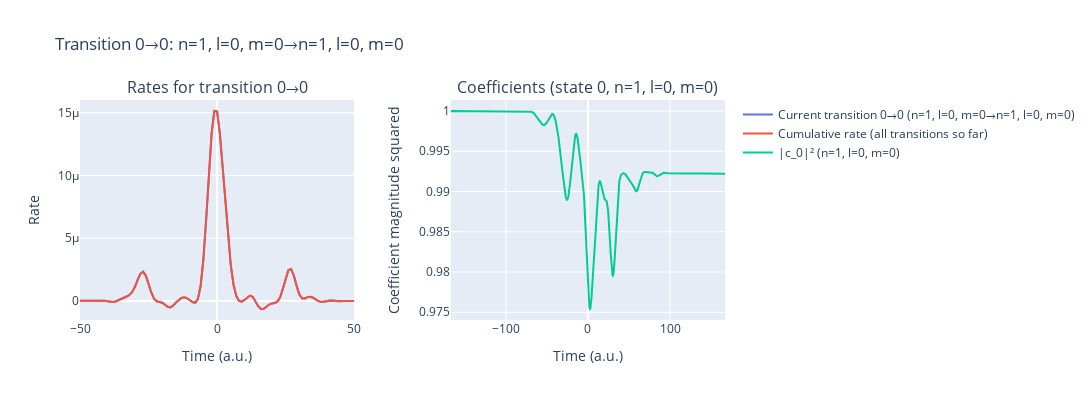
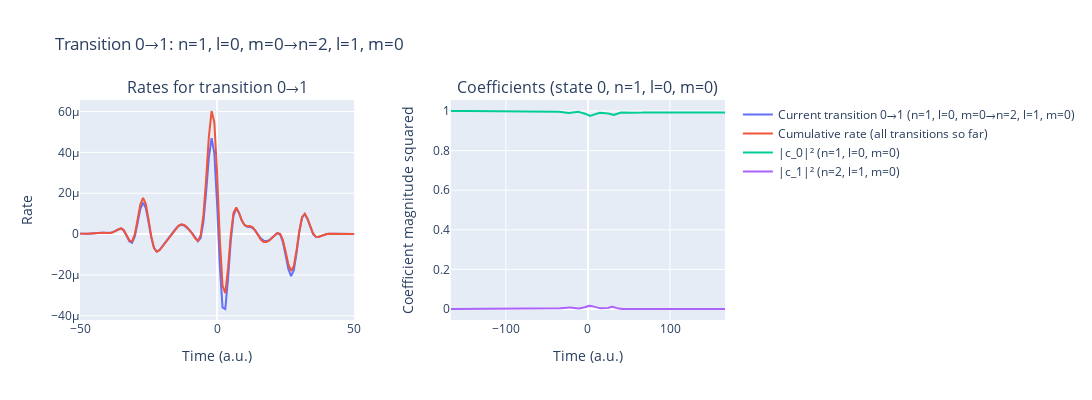
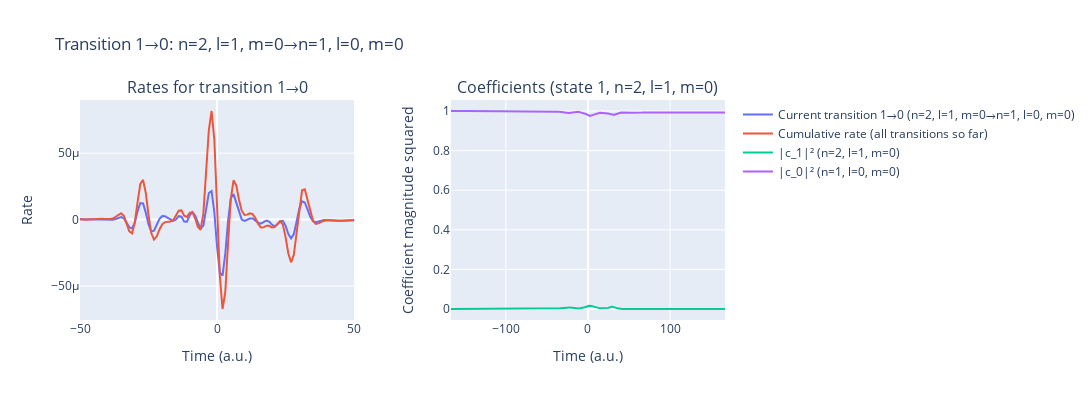
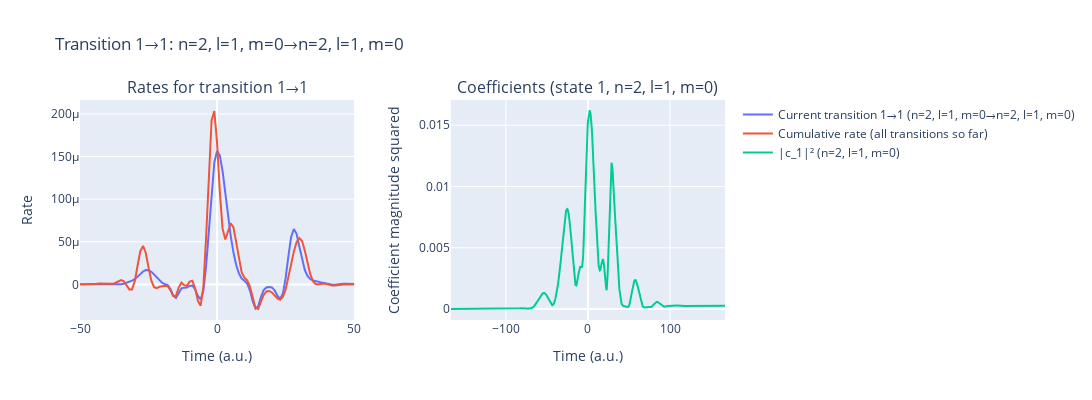

The notebook cell these images were saved under, in order:
### Code cell
%autoreload 2
laser_pulses = LaserField(cache_results=True)
laser_pulses.add_pulse(params['lam0'], params['intensity'], params['cep'], params['lam0']/ AtomicUnits.nm / AtomicUnits.speed_of_light)
#laser_pulses.add_pulse(250, 8e9, -np.pi/2, 0.58/ AtomicUnits.fs, t0=-144.91)
t_min, t_max = laser_pulses.get_time_interval()
time_recon_1= np.arange(int(t_min), int(t_max)+1, 1.)

rateExcited_1 = IonRate(time_recon_1, laser_pulses, params, dT=0.5/2, kernel_type='exact_SFA', excitedStates=True)
laser_pulses.reset()

### Figure 1 — Plotly figure (JSON) as saved in the notebook; plotly's stock layout.template omitted (floating-point values rounded to 4 significant figures; data arrays with more than 128 entries replaced by an {"elided": "..."} marker saying what was removed)
{"data": [{"mode": "lines", "name": "Current transition 0→0 (n=1, l=0, m=0→n=1, l=0, m=0)", "type": "scatter", "x": {"elided": "333 int values"}, "xaxis": "x", "y": {"elided": "333 float values"}, "yaxis": "y"}, {"mode": "lines", "name": "Cumulative rate (all transitions so far)", "type": "scatter", "x": {"elided": "333 int values"}, "xaxis": "x", "y": {"elided": "333 float values"}, "yaxis": "y"}, {"mode": "lines", "name": "|c_0|² (n=1, l=0, m=0)", "type": "scatter", "x": {"elided": "1337 float values"}, "xaxis": "x2", "y": {"elided": "1337 float values"}, "yaxis": "y2"}], "layout": {"annotations": [{"font": {"size": 16}, "showarrow": false, "text": "Rates for transition 0→0", "x": 0.2125, "xanchor": "center", "xref": "paper", "y": 1, "yanchor": "bottom", "yref": "paper"}, {"font": {"size": 16}, "showarrow": false, "text": "Coefficients (state 0, n=1, l=0, m=0)", "x": 0.7875, "xanchor": "center", "xref": "paper", "y": 1, "yanchor": "bottom", "yref": "paper"}], "height": 400, "title": {"text": "Transition 0→0: n=1, l=0, m=0→n=1, l=0, m=0"}, "width": 1200, "xaxis": {"anchor": "y", "domain": [0, 0.425], "range": [-50, 50], "title": {"text": "Time (a.u.)"}}, "xaxis2": {"anchor": "y2", "domain": [0.575, 1], "title": {"text": "Time (a.u.)"}}, "yaxis": {"anchor": "x", "domain": [0, 1], "title": {"text": "Rate"}}, "yaxis2": {"anchor": "x2", "domain": [0, 1], "title": {"text": "Coefficient magnitude squared"}}}}

### Figure 2 — Plotly figure (JSON) as saved in the notebook; plotly's stock layout.template omitted (floating-point values rounded to 4 significant figures; data arrays with more than 128 entries replaced by an {"elided": "..."} marker saying what was removed)
{"data": [{"mode": "lines", "name": "Current transition 0→1 (n=1, l=0, m=0→n=2, l=1, m=0)", "type": "scatter", "x": {"elided": "333 int values"}, "xaxis": "x", "y": {"elided": "333 float values"}, "yaxis": "y"}, {"mode": "lines", "name": "Cumulative rate (all transitions so far)", "type": "scatter", "x": {"elided": "333 int values"}, "xaxis": "x", "y": {"elided": "333 float values"}, "yaxis": "y"}, {"mode": "lines", "name": "|c_0|² (n=1, l=0, m=0)", "type": "scatter", "x": {"elided": "1337 float values"}, "xaxis": "x2", "y": {"elided": "1337 float values"}, "yaxis": "y2"}, {"mode": "lines", "name": "|c_1|² (n=2, l=1, m=0)", "type": "scatter", "x": {"elided": "1337 float values"}, "xaxis": "x2", "y": {"elided": "1337 float values"}, "yaxis": "y2"}], "layout": {"annotations": [{"font": {"size": 16}, "showarrow": false, "text": "Rates for transition 0→1", "x": 0.2125, "xanchor": "center", "xref": "paper", "y": 1, "yanchor": "bottom", "yref": "paper"}, {"font": {"size": 16}, "showarrow": false, "text": "Coefficients (state 0, n=1, l=0, m=0)", "x": 0.7875, "xanchor": "center", "xref": "paper", "y": 1, "yanchor": "bottom", "yref": "paper"}], "height": 400, "title": {"text": "Transition 0→1: n=1, l=0, m=0→n=2, l=1, m=0"}, "width": 1200, "xaxis": {"anchor": "y", "domain": [0, 0.425], "range": [-50, 50], "title": {"text": "Time (a.u.)"}}, "xaxis2": {"anchor": "y2", "domain": [0.575, 1], "title": {"text": "Time (a.u.)"}}, "yaxis": {"anchor": "x", "domain": [0, 1], "title": {"text": "Rate"}}, "yaxis2": {"anchor": "x2", "domain": [0, 1], "title": {"text": "Coefficient magnitude squared"}}}}

### Figure 3 — Plotly figure (JSON) as saved in the notebook; plotly's stock layout.template omitted (floating-point values rounded to 4 significant figures; data arrays with more than 128 entries replaced by an {"elided": "..."} marker saying what was removed)
{"data": [{"mode": "lines", "name": "Current transition 1→0 (n=2, l=1, m=0→n=1, l=0, m=0)", "type": "scatter", "x": {"elided": "333 int values"}, "xaxis": "x", "y": {"elided": "333 float values"}, "yaxis": "y"}, {"mode": "lines", "name": "Cumulative rate (all transitions so far)", "type": "scatter", "x": {"elided": "333 int values"}, "xaxis": "x", "y": {"elided": "333 float values"}, "yaxis": "y"}, {"mode": "lines", "name": "|c_1|² (n=2, l=1, m=0)", "type": "scatter", "x": {"elided": "1337 float values"}, "xaxis": "x2", "y": {"elided": "1337 float values"}, "yaxis": "y2"}, {"mode": "lines", "name": "|c_0|² (n=1, l=0, m=0)", "type": "scatter", "x": {"elided": "1337 float values"}, "xaxis": "x2", "y": {"elided": "1337 float values"}, "yaxis": "y2"}], "layout": {"annotations": [{"font": {"size": 16}, "showarrow": false, "text": "Rates for transition 1→0", "x": 0.2125, "xanchor": "center", "xref": "paper", "y": 1, "yanchor": "bottom", "yref": "paper"}, {"font": {"size": 16}, "showarrow": false, "text": "Coefficients (state 1, n=2, l=1, m=0)", "x": 0.7875, "xanchor": "center", "xref": "paper", "y": 1, "yanchor": "bottom", "yref": "paper"}], "height": 400, "title": {"text": "Transition 1→0: n=2, l=1, m=0→n=1, l=0, m=0"}, "width": 1200, "xaxis": {"anchor": "y", "domain": [0, 0.425], "range": [-50, 50], "title": {"text": "Time (a.u.)"}}, "xaxis2": {"anchor": "y2", "domain": [0.575, 1], "title": {"text": "Time (a.u.)"}}, "yaxis": {"anchor": "x", "domain": [0, 1], "title": {"text": "Rate"}}, "yaxis2": {"anchor": "x2", "domain": [0, 1], "title": {"text": "Coefficient magnitude squared"}}}}

### Figure 4 — Plotly figure (JSON) as saved in the notebook; plotly's stock layout.template omitted (floating-point values rounded to 4 significant figures; data arrays with more than 128 entries replaced by an {"elided": "..."} marker saying what was removed)
{"data": [{"mode": "lines", "name": "Current transition 1→1 (n=2, l=1, m=0→n=2, l=1, m=0)", "type": "scatter", "x": {"elided": "333 int values"}, "xaxis": "x", "y": {"elided": "333 float values"}, "yaxis": "y"}, {"mode": "lines", "name": "Cumulative rate (all transitions so far)", "type": "scatter", "x": {"elided": "333 int values"}, "xaxis": "x", "y": {"elided": "333 float values"}, "yaxis": "y"}, {"mode": "lines", "name": "|c_1|² (n=2, l=1, m=0)", "type": "scatter", "x": {"elided": "1337 float values"}, "xaxis": "x2", "y": {"elided": "1337 float values"}, "yaxis": "y2"}], "layout": {"annotations": [{"font": {"size": 16}, "showarrow": false, "text": "Rates for transition 1→1", "x": 0.2125, "xanchor": "center", "xref": "paper", "y": 1, "yanchor": "bottom", "yref": "paper"}, {"font": {"size": 16}, "showarrow": false, "text": "Coefficients (state 1, n=2, l=1, m=0)", "x": 0.7875, "xanchor": "center", "xref": "paper", "y": 1, "yanchor": "bottom", "yref": "paper"}], "height": 400, "title": {"text": "Transition 1→1: n=2, l=1, m=0→n=2, l=1, m=0"}, "width": 1200, "xaxis": {"anchor": "y", "domain": [0, 0.425], "range": [-50, 50], "title": {"text": "Time (a.u.)"}}, "xaxis2": {"anchor": "y2", "domain": [0.575, 1], "title": {"text": "Time (a.u.)"}}, "yaxis": {"anchor": "x", "domain": [0, 1], "title": {"text": "Rate"}}, "yaxis2": {"anchor": "x2", "domain": [0, 1], "title": {"text": "Coefficient magnitude squared"}}}}
